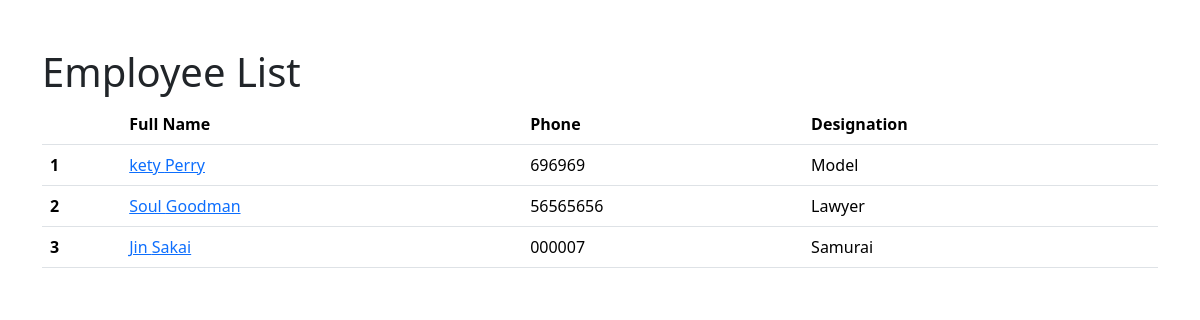
The page / on the database its author committed.
### employee/models.py (models this page shows, shortened)
class Employee(models.Model):
    first_name=models.CharField(max_length=100)
    last_name=models.CharField(max_length=100)
    email=models.EmailField(unique=True, max_length=254)
    photo=models.ImageField(upload_to='images')
    designation=models.CharField(max_length=100)
    phone_number=models.CharField(max_length=11,blank=True)
    created_at=models.DateTimeField(auto_now_add=True)
    updatet_at=models.DateTimeField(auto_now=True)

### mysite/views.py (the view)
# urls.py: 2. Add a URL to urlpatterns:  path('', views.home, name='home')
def home(request):
    employee=Employee.objects.all()
    context ={
        'employee':employee,
    }
    return render(request,'home/home.html',context)

### Templates/home/home.html (shortened to what this page needs)
<!DOCTYPE html>
<html lang="en">
<head>
<link href="https://cdn.jsdelivr.net/npm/bootstrap@5.3.3/dist/css/bootstrap.min.css" rel="stylesheet">
</head>
{% block body %}
<body>
    <div class="container pt-5 ">
        <h1>Employee List</h1>
        <table class="table" >
            <thead>
              <tr>
                <th scope="col"></th>
                <th scope="col">Full Name</th>
                <th scope="col">Phone</th>
                <th scope="col">Designation</th>
              </tr>
            </thead>
            <tbody>
                {% for i in employee %}
              <tr>
                <th scope="row">{{ forloop.counter }}</th>
                <td ><a href={% url 'employes_details' i.id  %}>{{i.first_name}} {{i.last_name}}</a></td>
                <td>{{i.phone_number}}</td>
                <td>{{i.designation}}</td>
              </tr>
            </tbody>
            {% endfor %}
          </table
    </div>
</body>
{% endblock %}
</html>

### rows shown on the page
Employee: first_name "kety", last_name "Perry", phone_number "696969", designation "Model"
Employee: first_name "Soul", last_name "Goodman", phone_number "56565656", designation "Lawyer"
Employee: first_name "Jin", last_name "Sakai", phone_number "000007", designation "Samurai"
